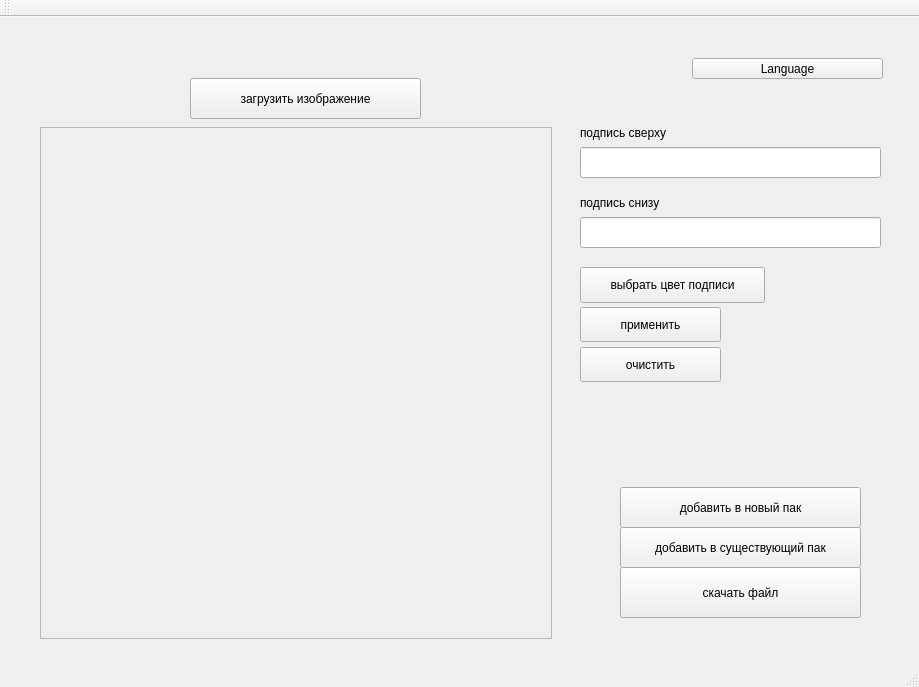
<?xml version="1.0" encoding="UTF-8"?>
<ui version="4.0">
 <class>STICKERMAKER</class>
 <widget class="QMainWindow" name="STICKERMAKER">
  <property name="geometry">
   <rect>
    <x>0</x>
    <y>0</y>
    <width>919</width>
    <height>687</height>
   </rect>
  </property>
  <property name="mouseTracking">
   <bool>false</bool>
  </property>
  <property name="windowTitle">
   <string>MainWindow</string>
  </property>
  <widget class="QWidget" name="centralwidget">
   <widget class="QPushButton" name="file_upload_button">
    <property name="geometry">
     <rect>
      <x>190</x>
      <y>61</y>
      <width>231</width>
      <height>41</height>
     </rect>
    </property>
    <property name="maximumSize">
     <size>
      <width>16777215</width>
      <height>16777215</height>
     </size>
    </property>
    <property name="text">
     <string>загрузить изображение</string>
    </property>
   </widget>
   <widget class="QLabel" name="display_image_label">
    <property name="geometry">
     <rect>
      <x>40</x>
      <y>110</y>
      <width>512</width>
      <height>512</height>
     </rect>
    </property>
    <property name="minimumSize">
     <size>
      <width>512</width>
      <height>512</height>
     </size>
    </property>
    <property name="frameShape">
     <enum>QFrame::StyledPanel</enum>
    </property>
    <property name="text">
     <string/>
    </property>
   </widget>
   <widget class="QLineEdit" name="top_caption_lineEdit">
    <property name="geometry">
     <rect>
      <x>580</x>
      <y>130</y>
      <width>301</width>
      <height>31</height>
     </rect>
    </property>
   </widget>
   <widget class="QLineEdit" name="bottom_caption_lineEdit">
    <property name="geometry">
     <rect>
      <x>580</x>
      <y>200</y>
      <width>301</width>
      <height>31</height>
     </rect>
    </property>
   </widget>
   <widget class="QLabel" name="top_label">
    <property name="enabled">
     <bool>true</bool>
    </property>
    <property name="geometry">
     <rect>
      <x>580</x>
      <y>90</y>
      <width>131</width>
      <height>51</height>
     </rect>
    </property>
    <property name="text">
     <string>подпись сверху</string>
    </property>
   </widget>
   <widget class="QLabel" name="bottom_label">
    <property name="geometry">
     <rect>
      <x>580</x>
      <y>160</y>
      <width>131</width>
      <height>51</height>
     </rect>
    </property>
    <property name="text">
     <string>подпись снизу</string>
    </property>
   </widget>
   <widget class="QPushButton" name="download_button">
    <property name="geometry">
     <rect>
      <x>620</x>
      <y>550</y>
      <width>241</width>
      <height>51</height>
     </rect>
    </property>
    <property name="mouseTracking">
     <bool>true</bool>
    </property>
    <property name="text">
     <string>скачать файл</string>
    </property>
    <property name="flat">
     <bool>false</bool>
    </property>
   </widget>
   <widget class="QPushButton" name="colour_select_button">
    <property name="geometry">
     <rect>
      <x>580</x>
      <y>250</y>
      <width>185</width>
      <height>36</height>
     </rect>
    </property>
    <property name="text">
     <string>выбрать цвет подписи</string>
    </property>
    <property name="autoDefault">
     <bool>false</bool>
    </property>
    <property name="default">
     <bool>false</bool>
    </property>
    <property name="flat">
     <bool>false</bool>
    </property>
   </widget>
   <widget class="QPushButton" name="apply_caption_button">
    <property name="geometry">
     <rect>
      <x>580</x>
      <y>290</y>
      <width>141</width>
      <height>35</height>
     </rect>
    </property>
    <property name="text">
     <string>применить</string>
    </property>
   </widget>
   <widget class="QPushButton" name="clear_button">
    <property name="geometry">
     <rect>
      <x>580</x>
      <y>330</y>
      <width>141</width>
      <height>35</height>
     </rect>
    </property>
    <property name="text">
     <string>очистить</string>
    </property>
   </widget>
   <widget class="QPushButton" name="language_switch_button">
    <property name="geometry">
     <rect>
      <x>692</x>
      <y>41</y>
      <width>191</width>
      <height>21</height>
     </rect>
    </property>
    <property name="text">
     <string>Language</string>
    </property>
   </widget>
   <widget class="QPushButton" name="existing_pack_button">
    <property name="geometry">
     <rect>
      <x>620</x>
      <y>510</y>
      <width>241</width>
      <height>41</height>
     </rect>
    </property>
    <property name="mouseTracking">
     <bool>true</bool>
    </property>
    <property name="text">
     <string>добавить в существующий пак</string>
    </property>
    <property name="flat">
     <bool>false</bool>
    </property>
   </widget>
   <widget class="QPushButton" name="new_pack_button">
    <property name="geometry">
     <rect>
      <x>620</x>
      <y>470</y>
      <width>241</width>
      <height>41</height>
     </rect>
    </property>
    <property name="mouseTracking">
     <bool>true</bool>
    </property>
    <property name="text">
     <string>добавить в новый пак</string>
    </property>
    <property name="flat">
     <bool>false</bool>
    </property>
   </widget>
   <zorder>file_upload_button</zorder>
   <zorder>top_caption_lineEdit</zorder>
   <zorder>bottom_caption_lineEdit</zorder>
   <zorder>top_label</zorder>
   <zorder>bottom_label</zorder>
   <zorder>download_button</zorder>
   <zorder>colour_select_button</zorder>
   <zorder>display_image_label</zorder>
   <zorder>apply_caption_button</zorder>
   <zorder>clear_button</zorder>
   <zorder>language_switch_button</zorder>
   <zorder>existing_pack_button</zorder>
   <zorder>new_pack_button</zorder>
  </widget>
  <widget class="QStatusBar" name="statusbar"/>
  <widget class="QToolBar" name="toolBar">
   <property name="windowTitle">
    <string>toolBar</string>
   </property>
   <attribute name="toolBarArea">
    <enum>TopToolBarArea</enum>
   </attribute>
   <attribute name="toolBarBreak">
    <bool>false</bool>
   </attribute>
  </widget>
 </widget>
 <resources/>
 <connections/>
</ui>
